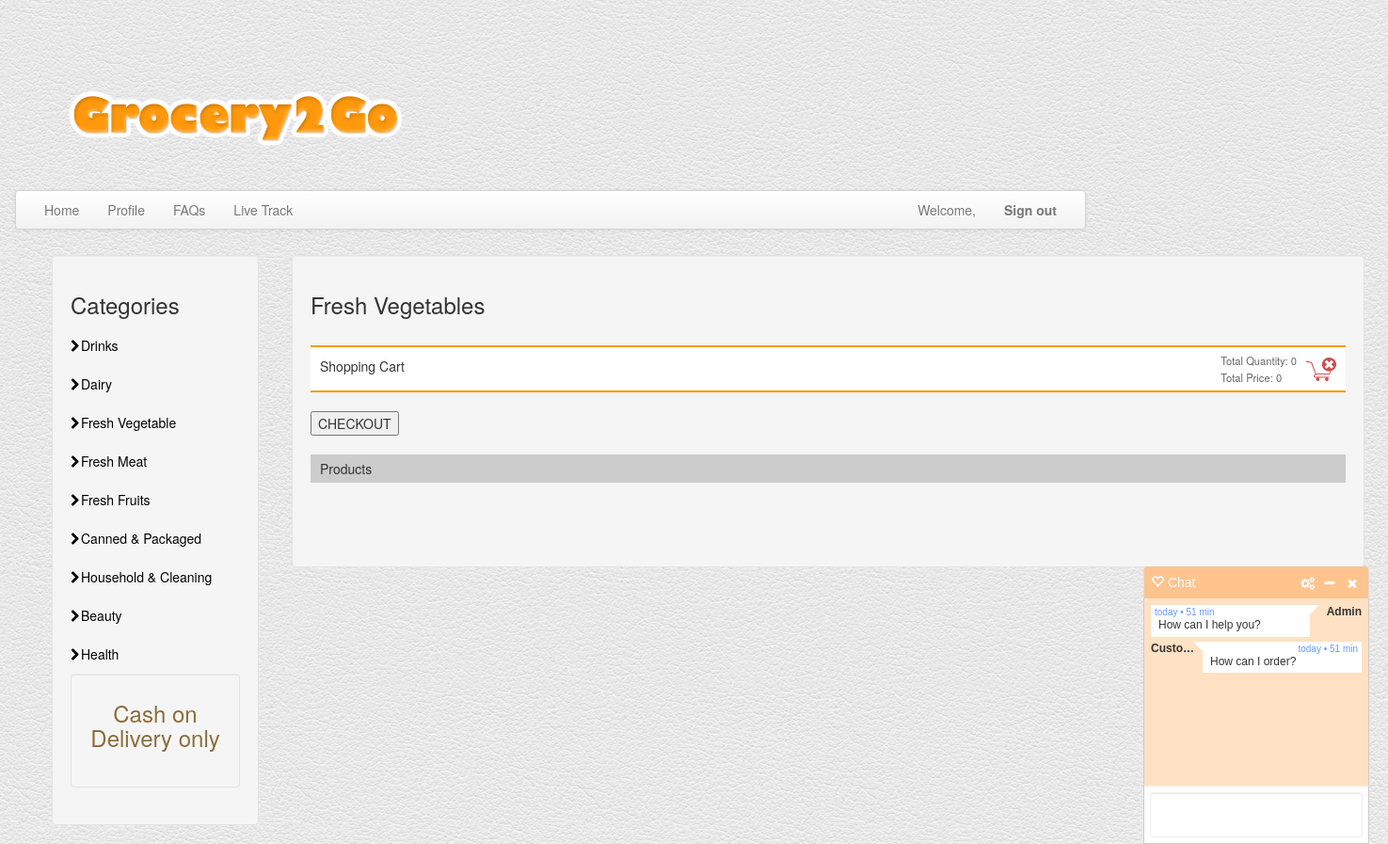
The page /shop-cart/r-freshvegg.php on the database as committed earlier.
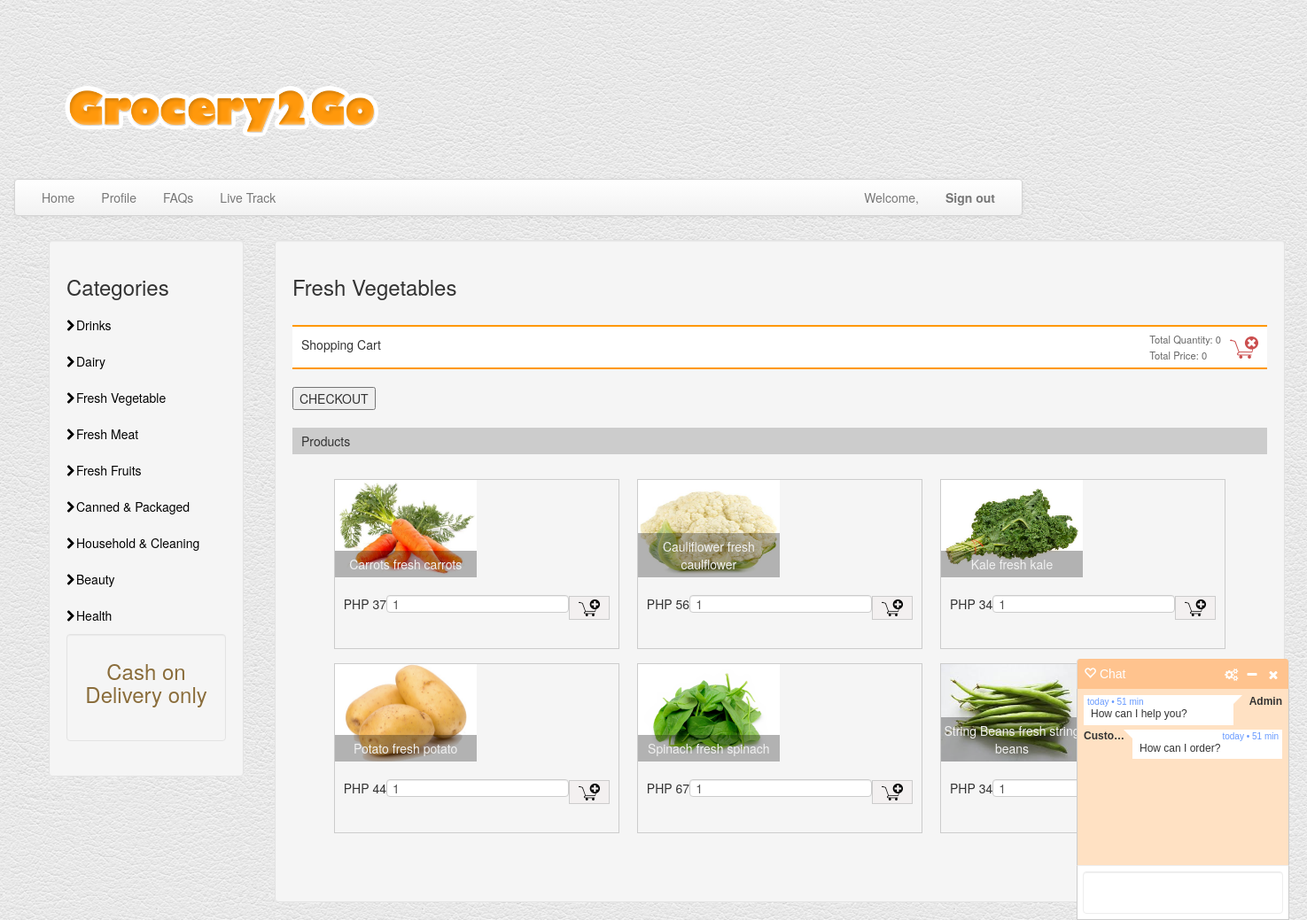
The same page on the database as committed later.
### tables this page shows
CREATE TABLE `tbl_product` (
  `id` int(8) NOT NULL,
  `name` varchar(255) NOT NULL,
  `itm_descrip` varchar(250) NOT NULL,
  `code` varchar(255) NOT NULL,
  `image` text NOT NULL,
  `price` double(10,2) NOT NULL,
  `gm_id` int(11) NOT NULL,
  `categ_id` int(11) NOT NULL
);

### shop-cart/ShoppingCart.php (called while the page is built, shortened)
<?php
require_once "DBController.php";
class ShoppingCart extends DBController
{
    function getAllProduct()
    {
        $query = "SELECT * FROM tbl_product";
        $productResult = $this->getDBResult($query);
        return $productResult;
    }
}

### shop-cart/DBController.php (called while the page is built, shortened)
<?php
class DBController
{
    private $host = "localhost";
    private $user = "root";
    private $password = "";
    private $database = "grocery2go";
    private static $conn;
    function __construct()
    {
        $this->conn = mysqli_connect($this->host, $this->user, $this->password, $this->database);
    }
    function getDBResult($query, $params = array())
    {
        $sql_statement = $this->conn->prepare($query);
        $sql_statement->execute();
        $result = $sql_statement->get_result();
        if ($result->num_rows > 0) {
            while ($row = $result->fetch_assoc()) {
                $resultset[] = $row;
            }
        }
        if (! empty($resultset)) {
            return $resultset;
        }
    }
}

### shop-cart/r-freshvegg-list.php (the view)
<div id="product-grid">
    <div class="txt-heading">
        <div class="txt-heading-label">Products</div>
    </div>
    <?php
    $query = "SELECT * FROM rustans_product";
    $product_array = $shoppingCart->getAllProduct($query);
    if (! empty($product_array)) {
        foreach ($product_array as $key => $value) {
          if ($product_array[$key]["categ_id"] == 3  && $product_array[$key]["gm_id"] == 1) {
            ?>
        <div class="product-item">
        <form method="post"
            action="r-freshvegg.php?action=add&code=<?php echo $product_array[$key]["code"]; ?>">
            <div class="product-image">
                <img src="<?php echo $product_array[$key]["image"]; ?>">
                <div class="product-title">
                    <?php echo $product_array[$key]["name"]; ?>
                    <?php echo $product_array[$key]["itm_descrip"]; ?>
                </div>
            </div>
            <div class="product-footer">
                <div class="float-right">
                    <input type="text" name="quantity" value="1"
                        size="2" class="input-cart-quantity" /><input type="image"
                        src="add-to-cart.png" class="btnAddAction" />
                </div>
                <div class="product-price float-left" id="product-price-<?php echo $product_array[$key]["code"]; ?>"><?php echo "PHP ".$product_array[$key]["price"]; ?></div>
            </div>
        </form>
    </div>
    <?php }
        }
    }
    ?>
</div>

Rows that differ between the two databases and show on the page:
added tbl_product: shows a picture, name "Carrots", itm_descrip "fresh carrots", price "37"
added tbl_product: shows a picture, name "Cauliflower", itm_descrip "fresh caulflower", price "56"
added tbl_product: shows a picture, name "Kale", itm_descrip "fresh kale", price "34"
added tbl_product: shows a picture, name "Potato", itm_descrip "fresh potato", price "44"
added tbl_product: shows a picture, name "Spinach", itm_descrip "fresh spinach", price "67"
added tbl_product: shows a picture, name "String Beans", itm_descrip "fresh string beans", price "34"
